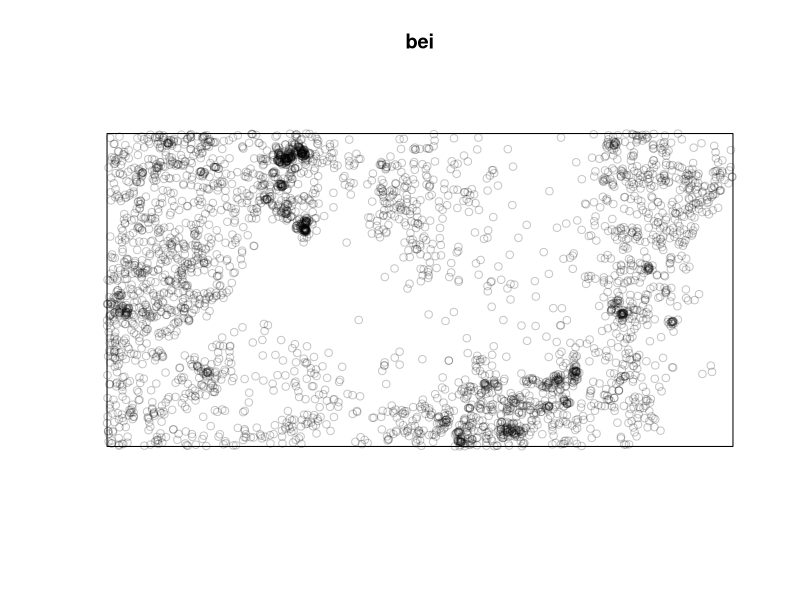
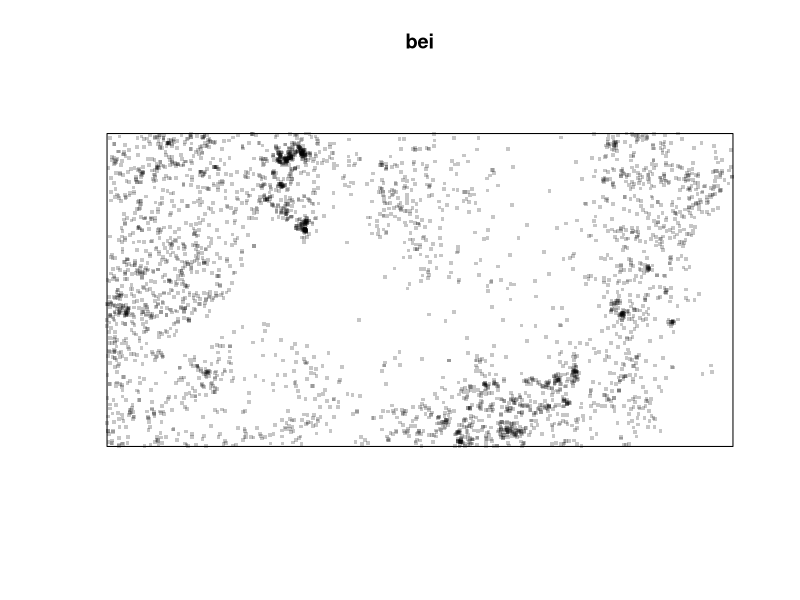
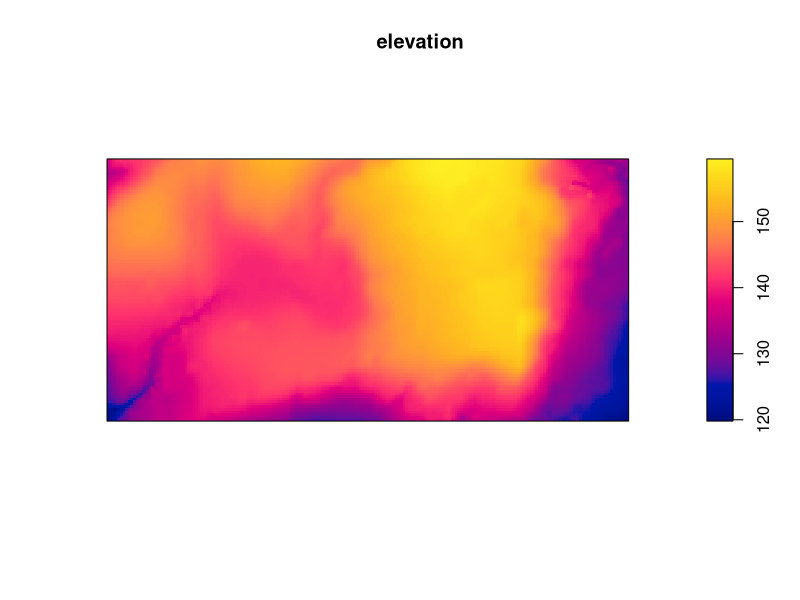
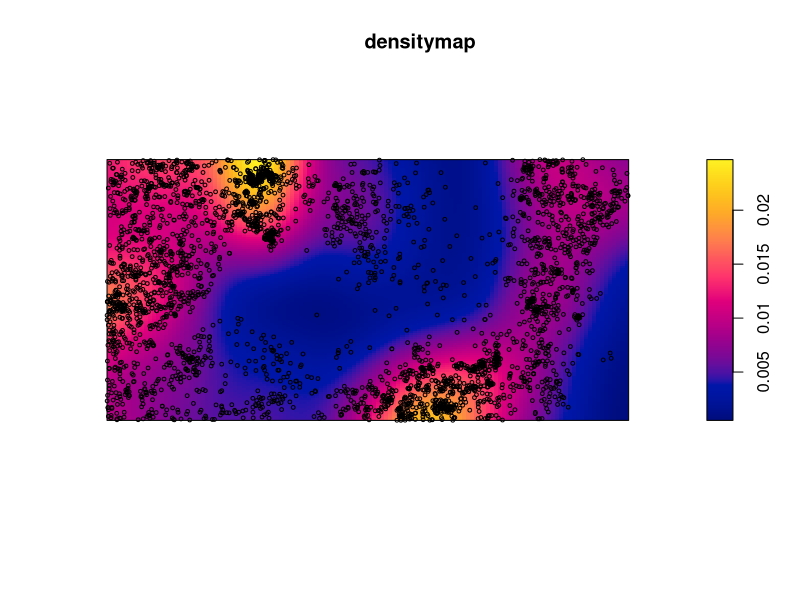
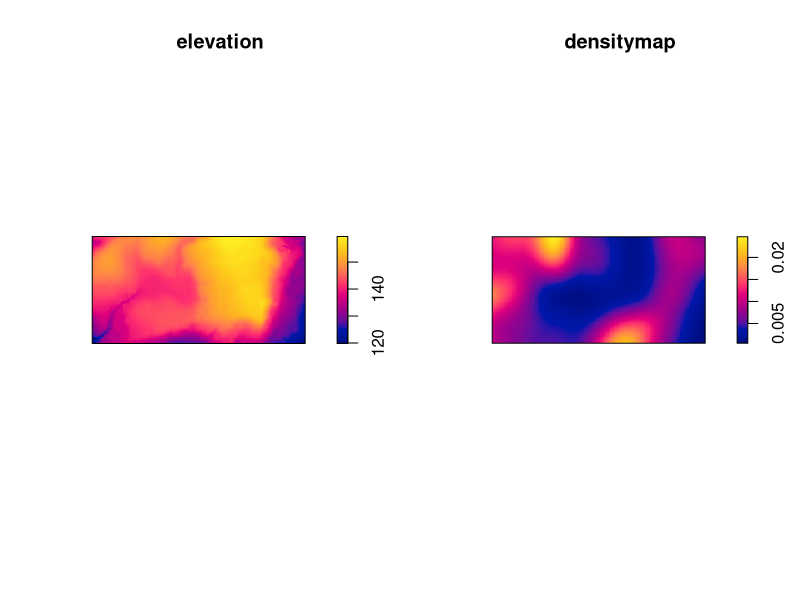
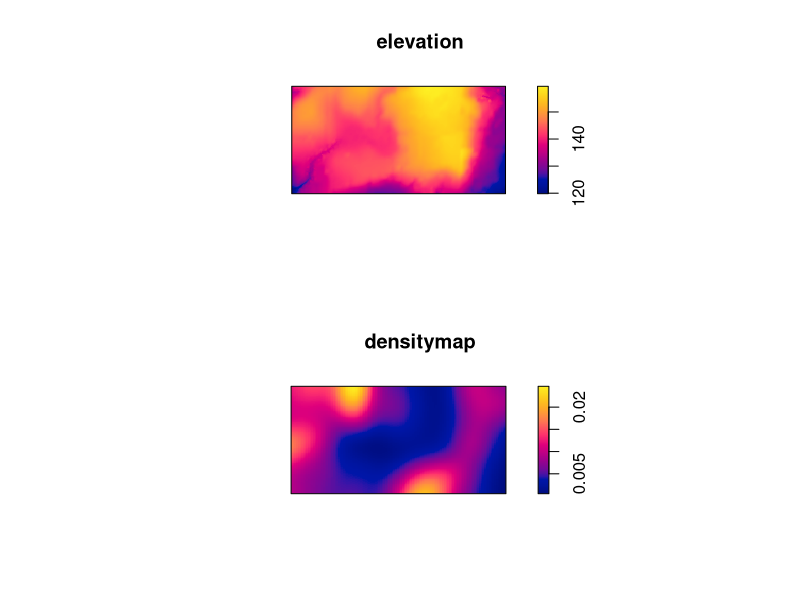

Generate these figures, in order, with R:
# R code for pop density


# installing packages
install.packages("spatstat")


# using the package(s)
library(spatstat)

# recall the data
bei

# looking at the points in space
plot (bei)

# changing the shape of points and dimentions
plot(bei, pch=15, cex=.5)

# drivers, anther dataset
bei.extra

#plot  variables
plot

# subsetting a dataset
# there are two diff methods to make the subset:
# first: name of the variable and the simbol $
# second: number of the layer and [] for tables, [[]] for map layers

#first
elevation <- bei.extra$elev
#output
elevation 
#plot
plot(elevation)

# second 
# subset by the number of the layer/variable : in this case no tables but we have map layers
elevation2 <- bei.extra[[1]]


# creating a density map
densitymap <-density(bei)

#plot the result
plot(densitymap)

# plotting points on tops of density map
points(bei, cex=.5)

# multiframe!
#creating multiframe
par(mfrow=c(1, 2))
#plot the two graph in the frame
plot(elevation)
plot(densitymap)

# put elevation map on top of density map
par(mfrow=c(2, 1))
plot(elevation)
plot(densitymap)








 
